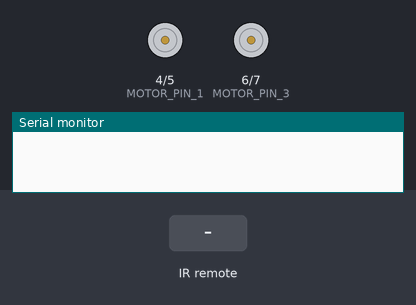
Bench run of a sketch on a simulated Arduino Uno, built with avr-gcc and run on an emulated ATmega328P. Parts: motor-driver pin pairs drawn as motors (green arrow = first pin HIGH = forward, orange = second pin HIGH = backward, longer = more drive), the last lines printed to the serial monitor. The test bench sets the inputs (shaded band).

Above: at 1.2 s.
1.3 s: infrared code 0xFFA25D received
At 2.5 s:
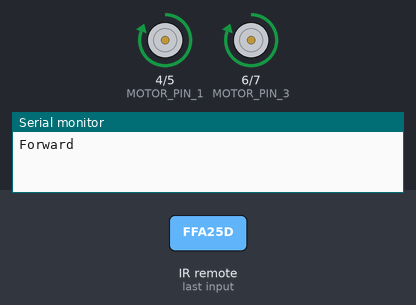
2.8 s: infrared code 0xFF629D received
At 3.9 s:
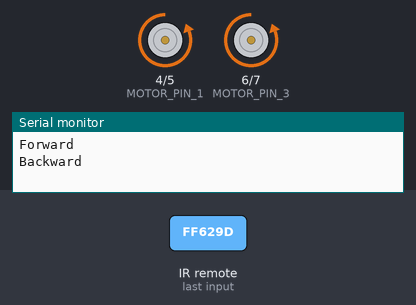
4.3 s: infrared code 0xFFE21D received
At 5.0 s:
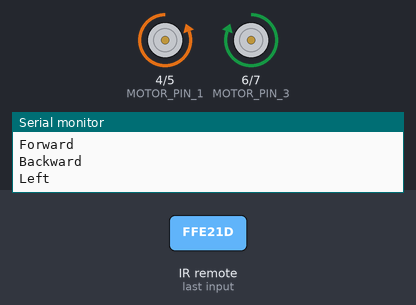
5.8 s: infrared code 0xFF22DD received
At 6.2 s:
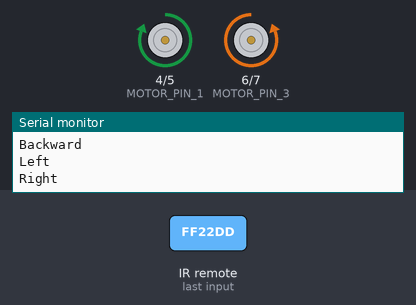
Timing chart, 0 to 8.3 s (numbered marks = the images above; inputs shaded):
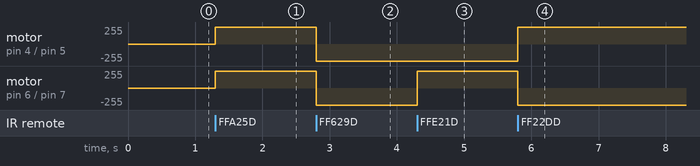

Measured:
- after the input at 1.3 s, motor on pin 4 (MOTOR_PIN_1) / pin 5 (MOTOR_PIN_2), motor on pin 6 (MOTOR_PIN_3) / pin 7 (MOTOR_PIN_4): stopped → forward 255/255 at once
- after the input at 2.8 s, motor on pin 4 (MOTOR_PIN_1) / pin 5 (MOTOR_PIN_2), motor on pin 6 (MOTOR_PIN_3) / pin 7 (MOTOR_PIN_4): forward 255/255 → backward 255/255 at once
- after the input at 4.3 s, motor on pin 6 (MOTOR_PIN_3) / pin 7 (MOTOR_PIN_4): backward 255/255 → forward 255/255 at once
- after the input at 5.8 s, motor on pin 4 (MOTOR_PIN_1) / pin 5 (MOTOR_PIN_2): backward 255/255 → forward 255/255 at once; motor on pin 6 (MOTOR_PIN_3) / pin 7 (MOTOR_PIN_4): forward 255/255 → backward 255/255 at once

The sketch:

FBRLS_UIR.ino
```cpp
// Write Program with Forward Backward Left Right Control from Serial Monitor from Universal IR Receiver
#include <IRremote.h>

#define MOTOR_PIN_1 4
#define MOTOR_PIN_2 5
#define MOTOR_PIN_3 6
#define MOTOR_PIN_4 7

int RECV_PIN = 11;
IRrecv irrecv(RECV_PIN);
decode_results results;

void setup() {
  Serial.begin(9600);
  irrecv.enableIRIn();
  pinMode(MOTOR_PIN_1, OUTPUT);
  pinMode(MOTOR_PIN_2, OUTPUT);
  pinMode(MOTOR_PIN_3, OUTPUT);
  pinMode(MOTOR_PIN_4, OUTPUT);
}

void loop() {
  if (irrecv.decode(&results)) {
    if(results.value == 0xFFA25D){
      forward();
    }else if(results.value == 0xFF629D){
      backward();
    }else if(results.value == 0xFFE21D){
      left();
    }else if(results.value == 0xFF22DD){
      right();
    }else if(results.value == 0xFF02FD){
      stop();
    }
    irrecv.resume();
  }
}

void forward(){
  digitalWrite(MOTOR_PIN_1, HIGH);
  digitalWrite(MOTOR_PIN_2, LOW);
  digitalWrite(MOTOR_PIN_3, HIGH);
  digitalWrite(MOTOR_PIN_4, LOW);
  Serial.println("Forward");
}

void backward(){
  digitalWrite(MOTOR_PIN_1, LOW);
  digitalWrite(MOTOR_PIN_2, HIGH);
  digitalWrite(MOTOR_PIN_3, LOW);
  digitalWrite(MOTOR_PIN_4, HIGH);
  Serial.println("Backward");
}

void left(){
  digitalWrite(MOTOR_PIN_1, LOW);
  digitalWrite(MOTOR_PIN_2, HIGH);
  digitalWrite(MOTOR_PIN_3, HIGH);
  digitalWrite(MOTOR_PIN_4, LOW);
  Serial.println("Left");
}

void right(){
  digitalWrite(MOTOR_PIN_1, HIGH);
  digitalWrite(MOTOR_PIN_2, LOW);
  digitalWrite(MOTOR_PIN_3, LOW);
  digitalWrite(MOTOR_PIN_4, HIGH);
  Serial.println("Right");
}

void stop(){
  digitalWrite(MOTOR_PIN_1, LOW);
  digitalWrite(MOTOR_PIN_2, LOW);
  digitalWrite(MOTOR_PIN_3, LOW);
  digitalWrite(MOTOR_PIN_4, LOW);
  Serial.println("Stop");
}
```
